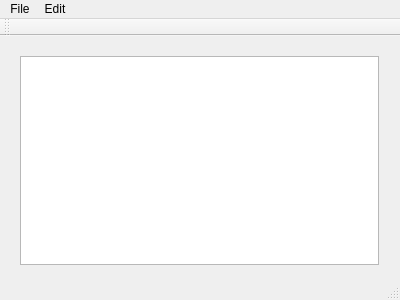
<?xml version="1.0" encoding="UTF-8"?>
<ui version="4.0">
 <class>NotePad</class>
 <widget class="QMainWindow" name="NotePad">
  <property name="geometry">
   <rect>
    <x>0</x>
    <y>0</y>
    <width>400</width>
    <height>300</height>
   </rect>
  </property>
  <property name="windowTitle">
   <string>NotePad</string>
  </property>
  <widget class="QWidget" name="centralWidget">
   <widget class="QWidget" name="verticalLayoutWidget">
    <property name="geometry">
     <rect>
      <x>9</x>
      <y>9</y>
      <width>381</width>
      <height>231</height>
     </rect>
    </property>
    <layout class="QVBoxLayout" name="verticalLayout">
     <item>
      <widget class="QTextEdit" name="TextEdit"/>
     </item>
    </layout>
   </widget>
  </widget>
  <widget class="QMenuBar" name="menuBar">
   <property name="geometry">
    <rect>
     <x>0</x>
     <y>0</y>
     <width>400</width>
     <height>21</height>
    </rect>
   </property>
   <widget class="QMenu" name="menuFile">
    <property name="title">
     <string>File</string>
    </property>
    <addaction name="separator"/>
    <addaction name="actionNew"/>
    <addaction name="actionOpen"/>
    <addaction name="actionSave_as"/>
    <addaction name="actionPrint"/>
    <addaction name="actionExit"/>
   </widget>
   <widget class="QMenu" name="menuEdit">
    <property name="title">
     <string>Edit</string>
    </property>
    <addaction name="actionCopy"/>
    <addaction name="actionCut"/>
    <addaction name="actionPaste"/>
    <addaction name="actionUndo"/>
    <addaction name="actionRedo"/>
   </widget>
   <addaction name="menuFile"/>
   <addaction name="menuEdit"/>
  </widget>
  <widget class="QToolBar" name="mainToolBar">
   <attribute name="toolBarArea">
    <enum>TopToolBarArea</enum>
   </attribute>
   <attribute name="toolBarBreak">
    <bool>false</bool>
   </attribute>
  </widget>
  <widget class="QStatusBar" name="statusBar"/>
  <action name="actionNew">
   <property name="icon">
    <iconset resource="resources.qrc">
     <normaloff>:/images/D:/Learning Engineering/qt Tutorials/Icons/New.bmp</normaloff>:/images/D:/Learning Engineering/qt Tutorials/Icons/New.bmp</iconset>
   </property>
   <property name="text">
    <string>New</string>
   </property>
  </action>
  <action name="actionOpen">
   <property name="icon">
    <iconset resource="resources.qrc">
     <normaloff>:/images/D:/Learning Engineering/qt Tutorials/Icons/Open.bmp</normaloff>:/images/D:/Learning Engineering/qt Tutorials/Icons/Open.bmp</iconset>
   </property>
   <property name="text">
    <string>Open</string>
   </property>
  </action>
  <action name="actionSave_as">
   <property name="icon">
    <iconset resource="resources.qrc">
     <normaloff>:/images/D:/Learning Engineering/qt Tutorials/Icons/Save.bmp</normaloff>:/images/D:/Learning Engineering/qt Tutorials/Icons/Save.bmp</iconset>
   </property>
   <property name="text">
    <string>Save as</string>
   </property>
  </action>
  <action name="actionPrint">
   <property name="text">
    <string>Print</string>
   </property>
  </action>
  <action name="actionExit">
   <property name="icon">
    <iconset resource="resources.qrc">
     <normaloff>:/images/D:/Learning Engineering/qt Tutorials/Icons/DeleteSticky.bmp</normaloff>:/images/D:/Learning Engineering/qt Tutorials/Icons/DeleteSticky.bmp</iconset>
   </property>
   <property name="text">
    <string>Exit</string>
   </property>
  </action>
  <action name="actionCopy">
   <property name="icon">
    <iconset resource="resources.qrc">
     <normaloff>:/images/D:/Learning Engineering/qt Tutorials/Icons/Copy.bmp</normaloff>:/images/D:/Learning Engineering/qt Tutorials/Icons/Copy.bmp</iconset>
   </property>
   <property name="text">
    <string>Copy</string>
   </property>
  </action>
  <action name="actionPaste">
   <property name="icon">
    <iconset resource="resources.qrc">
     <normaloff>:/images/D:/Learning Engineering/qt Tutorials/Icons/Paste.bmp</normaloff>:/images/D:/Learning Engineering/qt Tutorials/Icons/Paste.bmp</iconset>
   </property>
   <property name="text">
    <string>Paste</string>
   </property>
  </action>
  <action name="actionCut">
   <property name="icon">
    <iconset resource="resources.qrc">
     <normaloff>:/images/D:/Learning Engineering/qt Tutorials/Icons/Cut.bmp</normaloff>:/images/D:/Learning Engineering/qt Tutorials/Icons/Cut.bmp</iconset>
   </property>
   <property name="text">
    <string>Cut</string>
   </property>
  </action>
  <action name="actionUndo">
   <property name="text">
    <string>Undo</string>
   </property>
  </action>
  <action name="actionRedo">
   <property name="text">
    <string>Redo</string>
   </property>
  </action>
 </widget>
 <layoutdefault spacing="6" margin="11"/>
 <resources>
  <include location="resources.qrc"/>
 </resources>
 <connections/>
</ui>
